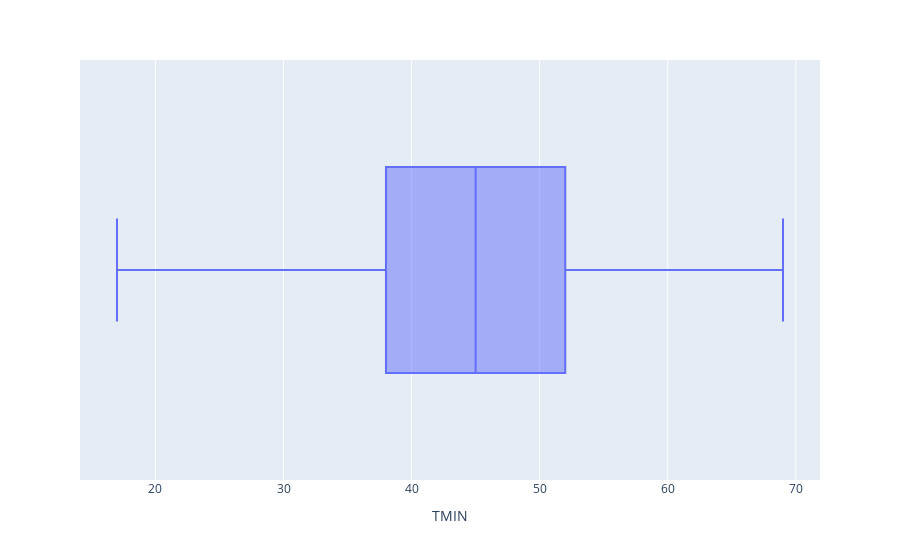

Notebook code for this chart:
### Code cell
df = df.drop(df[(df['TMIN'] > hb) | (df['TMIN'] < lb)].index, axis=0)
box3 = px.box(x=df['TMIN'], labels={'x':'TMIN'})
box3.show()

### Figure 1 — Plotly figure (JSON) as saved in the notebook; plotly's stock layout.template omitted (floating-point values rounded to 4 significant figures; data arrays with more than 128 entries replaced by an {"elided": "..."} marker saying what was removed)
{"data": [{"alignmentgroup": "True", "hovertemplate": "TMIN=%{x}<extra></extra>", "legendgroup": "", "marker": {"color": "#636efa"}, "name": "", "notched": false, "offsetgroup": "", "orientation": "h", "showlegend": false, "type": "box", "x": {"elided": "21903 int values"}, "x0": " ", "xaxis": "x", "y0": " ", "yaxis": "y"}], "layout": {"boxmode": "group", "legend": {"tracegroupgap": 0}, "margin": {"t": 60}, "xaxis": {"anchor": "y", "domain": [0, 1], "title": {"text": "TMIN"}}, "yaxis": {"anchor": "x", "domain": [0, 1]}}}
